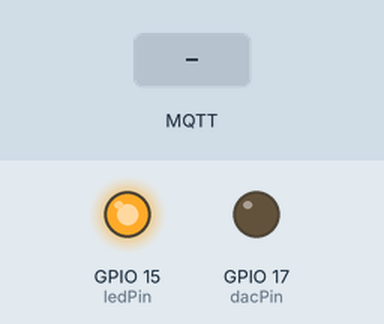
A sketch run on a simulated ESP32-S2. Shown: output pins drawn as LEDs (lit = HIGH). The test bench sets the inputs (shaded band). WiFi joins after 1.5 s; servers stay silent unless stated; no MQTT or app messages arrive unless stated.

Above: at 4.7 s.
4.8 s: MQTT message "5" arrives on the first subscribed topic
At 5.7 s:
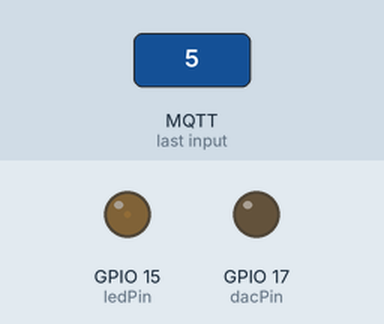
7.8 s: MQTT message "90" arrives on the first subscribed topic
At 7.99 s:
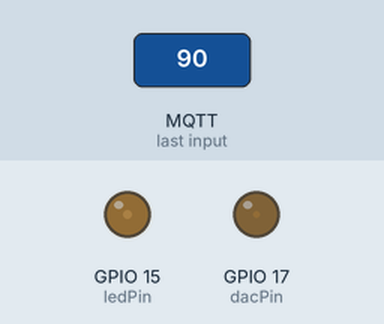
Timing chart, 0 to 11.8 s (numbered marks = the images above; inputs shaded):
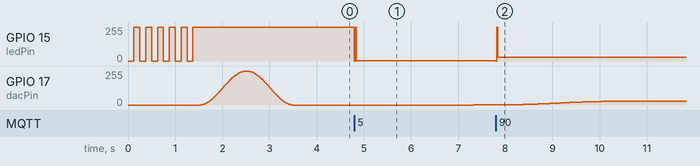

Measured:
- after the input at 4.8 s, GPIO 15 (ledPin): 255/255 → 1/255 at once; GPIO 17 (dacPin): 0/255 → 1/255 after 2.5 s
- after the input at 7.8 s, GPIO 15 (ledPin): 1/255 → 28/255 at once; GPIO 17 (dacPin): moves from 1/255 to 28/255 over 2.2 s, starting after 0.34 s

The sketch:

solar_power.ino
```cpp
#include <WiFi.h>
#include <PubSubClient.h>
#include <math.h>
#include "esp_pm.h"
#include "esp_system.h"
#include "secrets.h"

// WLAN-Zugangsdaten
const char* ssid = WIFI_SSID;
const char* password = WIFI_PASS;

// MQTT-Einstellungen
const char* mqtt_server = "homeassistant.local";
const char* mqtt_user = MQTT_USER;
const char* mqtt_password = MQTT_PASS;
const char* mqtt_topic = "home/solar/return_power";

// Pins
const int dacPin = 17;     // DAC-Ausgang
const int ledPin = 15;     // PWM-fähiger Pin für LED-Helligkeit

// Konstanten
const float maxWatt = 800.0;

int currentDAC = 0;

WiFiClient espClient;
PubSubClient client(espClient);

// Funktionsdeklarationen
void mqttCallback(char* topic, byte* payload, unsigned int length);
void reconnectMQTT();
int convertToDAC(float watt);
int convertToPWM(float watt);

void setup() {
  //setCpuFrequencyMhz(60);

  pinMode(ledPin, OUTPUT);

  WiFi.begin(ssid, password);
  while (WiFi.status() != WL_CONNECTED) {
    analogWrite(ledPin, 0); delay(125);
    analogWrite(ledPin, 255); delay(125);
    analogWrite(ledPin, 0); delay(125);
    analogWrite(ledPin, 255); delay(125);
  }

  client.setServer(mqtt_server, 1883);
  client.setCallback(mqttCallback);

  sweepGauge();
}


void loop() {
  if (!client.connected()) {
    reconnectMQTT();
  }
  client.loop();
}

void reconnectMQTT() {
  while (!client.connected()) {
    if (client.connect("ESP32S2Client", mqtt_user, mqtt_password)) {
      client.subscribe(mqtt_topic);
    } else {
      analogWrite(ledPin, 0); delay(500);
      analogWrite(ledPin, 255); delay(500);
      analogWrite(ledPin, 0); delay(500);
      analogWrite(ledPin, 255); delay(500);
    }
  }
}

void mqttCallback(char* topic, byte* payload, unsigned int length) {
  String msg = "";
  for (unsigned int i = 0; i < length; i++) {
    msg += (char)payload[i];
  }

  float watt = msg.toFloat();

  int pwmValue = convertToPWM(watt);
  analogWrite(ledPin, 0); delay(20);
  analogWrite(ledPin, 255); delay(20);
  analogWrite(ledPin, pwmValue);

  int targetDAC = convertToDAC(watt);
  int diffDAC = targetDAC - currentDAC;

  int stepDuration = 10;
  int transitionDuration = 2500;
  int steps = transitionDuration / stepDuration;

  for (int i = 1; i <= steps; i++) {
    float t = (float)i / (float)steps;  // 0.0 → 1.0
    float eased = (1 - cos(t * PI)) / 2; // sinus easing
    int newDAC = currentDAC + diffDAC * eased;

    dacWrite(dacPin, newDAC);
    delay(stepDuration);
  }

  currentDAC = targetDAC;
}

int convertToDAC(float watt) {
  watt = constrain(watt, 0.0, maxWatt);
  float ratio = watt / maxWatt;
  return int(ratio * 255.0);
}

int convertToPWM(float watt) {
  watt = constrain(watt, 0.0, maxWatt);
  float ratio = watt / maxWatt;
  return int(ratio * 255.0);
}

void sweepGauge() {
  const int stepDelay = 10;
  const int duration  = 1000;
  int steps = duration / stepDelay;

  for (int i = 0; i <= steps; i++) {
    float t = (float)i / (float)steps;
    float eased = (1 - cos(t * PI)) / 2;
    int newDAC = (int)(eased * 255.0);

    dacWrite(dacPin, newDAC);
    delay(stepDelay);
  }

  for (int i = 0; i <= steps; i++) {
    float t = (float)i / (float)steps;
    float eased = (1 - cos(t * PI)) / 2;
    int newDAC = (int)((1.0 - eased) * 255.0);

    dacWrite(dacPin, newDAC);
    delay(stepDelay);
  }

  currentDAC = 0;
}
```

secrets.example.h
```cpp
#pragma once

#define WIFI_SSID "..."
#define WIFI_PASS "..."

#define MQTT_USER "..."
#define MQTT_PASS "..."
```
